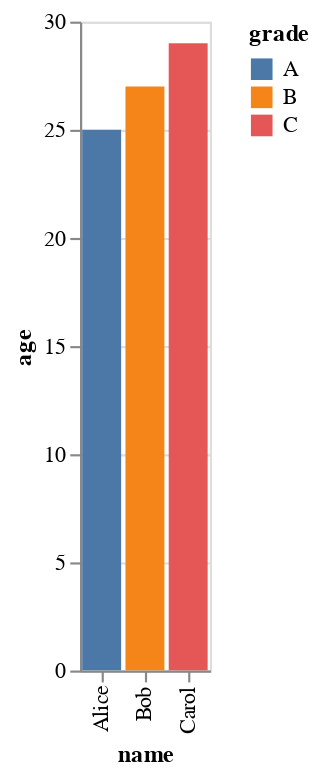

Notebook cell for this chart:
### Code cell
# Completed altair chart

alt.Chart(df).mark_bar().encode(
    x='name',
    y='age',
    color='grade'
).interactive()

### Figure 1 — Vega-Lite specification as saved in the notebook (floating-point values rounded to 4 significant figures)
{"config": {"view": {"continuousWidth": 300, "continuousHeight": 300}}, "data": {"name": "data-5b0904a982ec7c7c0c0aee77ecfc075f"}, "mark": {"type": "bar"}, "encoding": {"color": {"field": "grade", "type": "nominal"}, "x": {"field": "name", "type": "nominal"}, "y": {"field": "age", "type": "quantitative"}}, "params": [{"name": "param_7", "select": {"type": "interval", "encodings": ["x", "y"]}, "bind": "scales"}], "$schema": "https://vega.github.io/schema/vega-lite/v5.16.3.json", "datasets": {"data-5b0904a982ec7c7c0c0aee77ecfc075f": [{"name": "Alice", "age": 25, "grade": "A"}, {"name": "Bob", "age": 27, "grade": "B"}, {"name": "Carol", "age": 29, "grade": "C"}]}}
